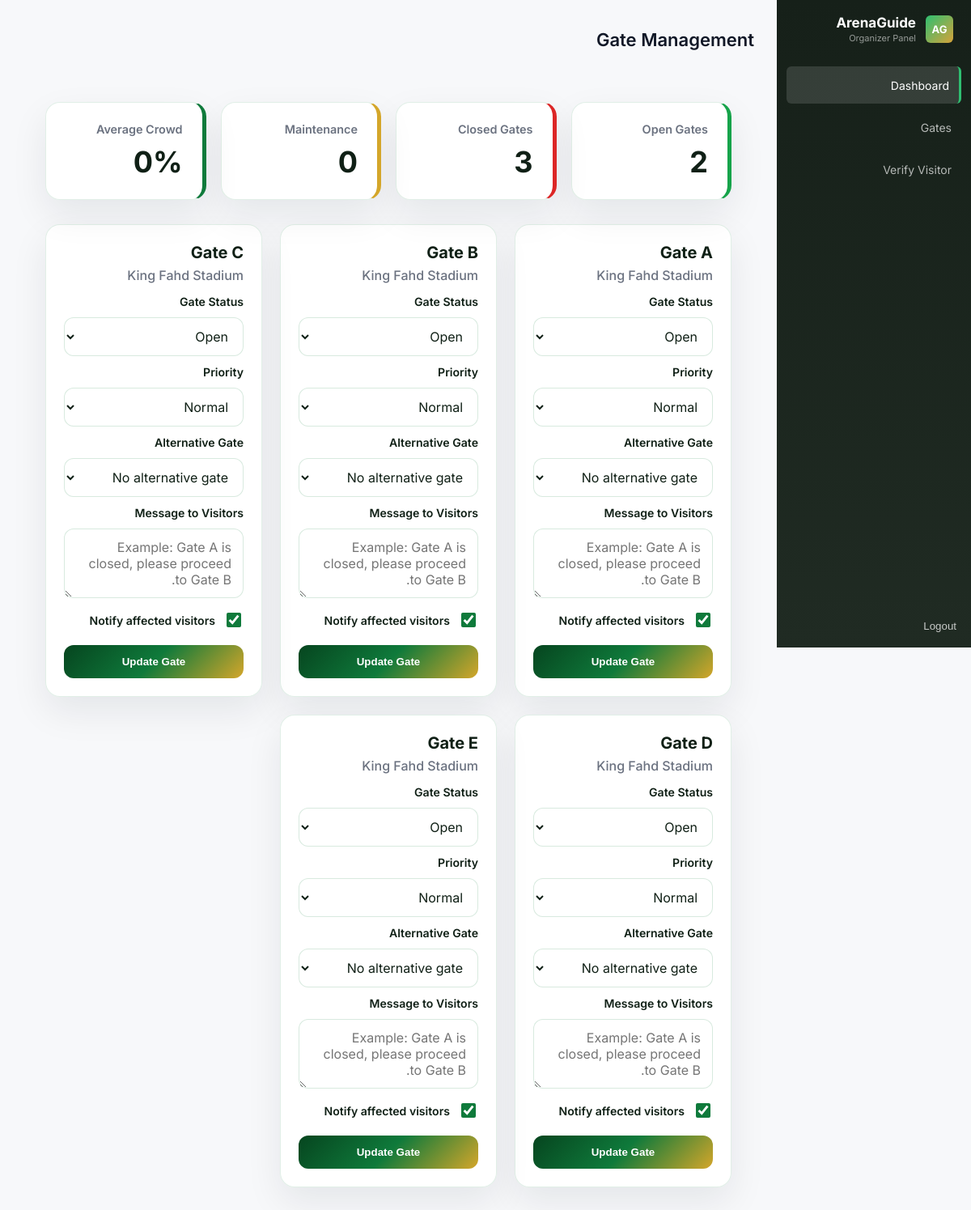
The page /en/dashboard/gates/ (signed in) on the database its author committed.
### stadium/models.py (models this page shows, shortened)
class Gate(models.Model):
    class Meta:
        ordering = ["name"]
        verbose_name = "Gate"
        verbose_name_plural = "Gates"
        unique_together = ["stadium", "name"]
    class Status(models.TextChoices):
        OPEN = "open", "Open"
        CLOSED = "closed", "Closed"
        MAINTENANCE = "maintenance", "Maintenance"
    stadium = models.ForeignKey("Stadium",on_delete=models.CASCADE,related_name="gates")
    name = models.CharField(max_length=100)
    status = models.CharField(max_length=20,choices=Status.choices,default=Status.CLOSED)
    crowd_percentage = models.PositiveIntegerField(default=0)

class Stadium(models.Model):
    class Meta:
        ordering = ["-created_at"]
        verbose_name = "Stadium"
        verbose_name_plural = "Stadiums"
        unique_together = ["name", "city"]
    class Status(models.TextChoices):
        ACTIVE = "active", "Active"
        INACTIVE = "inactive", "Inactive"
        MAINTENANCE = "maintenance", "Maintenance"
    name = models.CharField(max_length=255)
    city = models.CharField(max_length=100)
    location = models.CharField(max_length=255)
    latitude = models.FloatField(blank=True, null=True)
    longitude = models.FloatField(blank=True, null=True)
    capacity = models.PositiveIntegerField()
    description = models.TextField(blank=True)
    image = models.ImageField(upload_to="stadiums/", blank=True, null=True)
    status = models.CharField(max_length=20,choices=Status.choices,default=Status.ACTIVE)
    created_at = models.DateTimeField(auto_now_add=True)
    updated_at = models.DateTimeField(auto_now=True)

### dashboard/views.py (the view)
# urls.py: path("gates/",views.gate_management_view,name="gate_management_view"),
@login_required(login_url="account:login")
def gate_management_view(request):
    gates = Gate.objects.select_related("stadium").all()
    open_gates_count = gates.filter(status=Gate.Status.OPEN).count()
    closed_gates_count = gates.filter(status=Gate.Status.CLOSED).count()
    maintenance_gates_count = gates.filter( status=Gate.Status.MAINTENANCE).count()
    average_crowd = gates.aggregate(avg=Avg("crowd_percentage"))["avg"] or 0
    average_crowd = round(average_crowd)
    return render(
        request,
        "dashboard/gate_management.html",
        {
            "gates": gates,
            "open_gates_count": open_gates_count,
            "closed_gates_count": closed_gates_count,
            "maintenance_gates_count": maintenance_gates_count,
            "average_crowd": average_crowd,
        }
    )

### dashboard/templates/dashboard/gate_management.html (shortened to what this page needs)
{% extends "dashboard/dashboard_base.html" %}
{% load static %}
{% load i18n %}
{% block dashboard_title %}{% trans "Gate Management" %}{% endblock %}
{% block dashboard_extra_css %}
<link rel="stylesheet" href="{% static 'css/gate_management.css' %}">
{% endblock %}
{% block dashboard_content %}
<section class="gate-page">
    <div class="gate-status-overview">
        <div class="gate-stat open">
            <span>{% trans "Open Gates" %}</span>
            <strong>{{ open_gates_count }}</strong>
        </div>
        <div class="gate-stat closed">
            <span>{% trans "Closed Gates" %}</span>
            <strong>{{ closed_gates_count }}</strong>
        </div>
        <div class="gate-stat maintenance">
            <span>{% trans "Maintenance" %}</span>
            <strong>{{ maintenance_gates_count }}</strong>
        </div>
        <div class="gate-stat crowd">
            <span>{% trans "Average Crowd" %}</span>
            <strong>{{ average_crowd }}%</strong>
        </div>
    </div>
    <div class="gate-grid">
        {% for gate in gates %}
        <article class="gate-card">
            <div class="gate-top">
                <div>
                    <h3>{{ gate.name }}</h3>
                    <p>{{ gate.stadium.name }}</p>
                </div>
            </div>
            <form method="post" action="{% url 'dashboard:update_gate_status' gate.id %}" class="gate-form">
                <label>{% trans "Gate Status" %}</label>
                <select name="status" class="gate-status-select">
                    <option value="open">{% trans "Open" %}</option>
                </select>
                <label>{% trans "Priority" %}</label>
                <select name="priority">
                    <option value="normal" selected>{% trans "Normal" %}</option>
                </select>
                <label>{% trans "Alternative Gate" %}</label>
                <select name="alternative_gate">
                    <option value="">{% trans "No alternative gate" %}</option>
                </select>
                <label>{% trans "Message to Visitors" %}</label>
                <textarea name="message" rows="3" placeholder="{% trans 'Example: Gate A is closed, please proceed to Gate B.' %}"></textarea>
                <label class="notify-row">
                    <input type="checkbox" name="notify_users" checked>
                    <span>{% trans "Notify affected visitors" %}</span>
                </label>
                <button type="submit">
                    {% trans "Update Gate" %}
                </button>
            </form>
        </article>
        {% empty %}
        <p class="empty-gates">{% trans "No gates found." %}</p>
        {% endfor %}
    </div>
</section>
{% endblock %}

### dashboard/static/css/dashboard_base.css (style rules this page uses)
:root { --dark: #17221b; --dark-2: #213327; --green: #2fbf71; --green-dark: #0f6b3f; --gold: #d6a23a; --bg: #f7f8fa; --card: #ffffff; --text: #1f2933; --muted: #8a96a3; --line: #edf0f3; --radius: 6px; --shadow: 0 10px 30px rgba(17, 24, 39, 0.06); }
* { box-sizing: border-box; }
body.dashboard-body { margin: 0; font-family: "Inter", sans-serif; background: var(--bg); color: var(--text); }

### dashboard/static/css/gate_management.css (style rules this page uses)
.gate-page { padding: 28px; }
.gate-status-overview { display: grid; grid-template-columns: repeat(4, 1fr); gap: 18px; margin-bottom: 30px; }
.gate-stat { position: relative; padding: 24px; border-radius: 18px; background: rgba(255, 255, 255, 0.92); border: 1px solid rgba(15, 122, 59, 0.12); box-shadow: 0 18px 45px rgba(15, 23, 42, 0.08); overflow: hidden; }
.gate-stat span { display: block; color: #6b7280; font-size: 0.9rem; font-weight: 600; margin-bottom: 10px; }
.gate-stat strong { display: block; font-size: 2.25rem; font-weight: 700; color: #102016; }
.gate-stat.open { border-inline-start: 5px solid #16a34a; }
.gate-stat.closed { border-inline-start: 5px solid #dc2626; }
.gate-stat.maintenance { border-inline-start: 5px solid #d4a62a; }
.gate-stat.crowd { border-inline-start: 5px solid #0f7a3b; }
.gate-grid { display: grid; grid-template-columns: repeat(3, 1fr); gap: 22px; }
.gate-card { background: rgba(255, 255, 255, 0.94); border: 1px solid rgba(15, 122, 59, 0.12); border-radius: 18px; padding: 22px; box-shadow: 0 18px 45px rgba(15, 23, 42, 0.08); }
.gate-top { display: flex; justify-content: space-between; gap: 14px; margin-bottom: 14px; }
.gate-top h3 { margin: 0; font-size: 1.25rem; font-weight: 700; color: #102016; }
.gate-top p { margin: 6px 0 0; color: #6b7280; font-weight: 500; }
.gate-form { display: grid; gap: 11px; }
.gate-form label { font-weight: 600; color: #102016; font-size: 0.88rem; }
.gate-form select, .gate-form textarea, .gate-form input[type="number"] { width: 100%; border: 1px solid rgba(15, 122, 59, 0.16); border-radius: 12px; padding: 12px 14px; background: #fff; color: #102016; outline: none; font: inherit; }
.gate-form textarea { resize: vertical; }
.notify-row { display: flex; align-items: center; gap: 10px; margin-top: 4px; }
.notify-row input { width: 18px; height: 18px; accent-color: #0f7a3b; }
.gate-form button { margin-top: 8px; border: 0; border-radius: 12px; padding: 13px 16px; background: linear-gradient(135deg, #06451f, #0f7a3b, #d4a62a); color: #fff; font-weight: 700; cursor: pointer; transition: 0.25s ease; }

### rows shown on the page
Gate: name "Gate A", stadium.name "King Fahd Stadium"
Gate: name "Gate B", stadium.name "King Fahd Stadium"
Gate: name "Gate C", stadium.name "King Fahd Stadium"
Gate: name "Gate D", stadium.name "King Fahd Stadium"
Gate: name "Gate E", stadium.name "King Fahd Stadium"

### other values the page prints
{{ open_gates_count }} "2"
{{ closed_gates_count }} "3"
{{ maintenance_gates_count }} "0"
{{ average_crowd }} "0"
